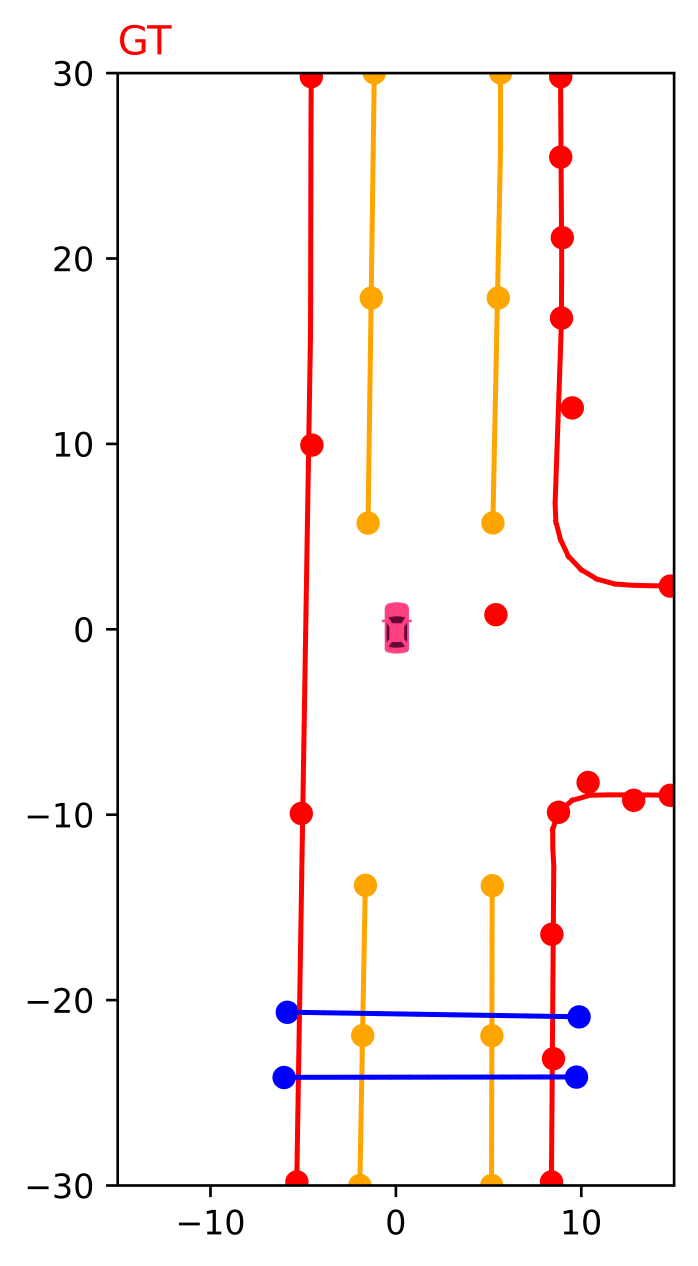
#> input picture visual_bezier/av2_images/GT.png, 3489 x 6327 px, found by its file name (shown at 1/5 size); the run also reads 1 picture not shown here
$ python con.py
#> lines starting #> are read from the running program, lines starting #| are printed output that depends on the picture
from PIL import Image
import cv2
import os.path as osp

sample_dir = "/home/sun/Bev/BeMapNet/visual_bezier"
gt_path = "/visual_bezier/av2_images/GT.png"
pred_path ="/home/sun/Bev/BeMapNet/visual_bezier/PRED_MAP_plot.png"
surroud_path ="/home/sun/Bev/BeMapNet/visual_bezier/surroud_view.jpg"

gt = cv2.imread(gt_path)
#> gt is the input picture: shape (6327, 3489, 3); mean B, G, R 243.3, 244, 250.1
pred = cv2.imread(pred_path)
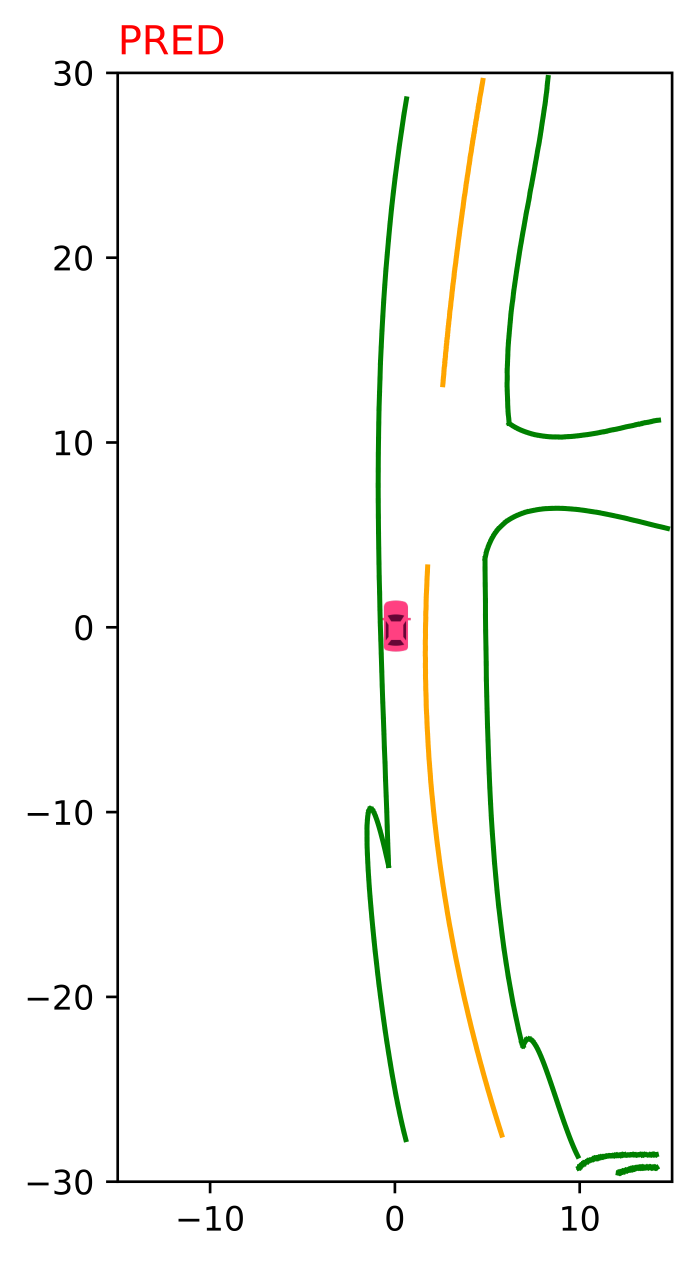
#> input picture visual_bezier/PRED_MAP_plot.png, 3480 x 6308 px, found by its file name (shown at 1/5 size)
#> pred is the input picture: shape (6308, 3480, 3); mean B, G, R 245.7, 248.4, 247.5
surroud = cv2.imread(surroud_path)

surroud_h, surroud_w, _ = surroud.shape
#> surroud_h = 4522; surroud_w = 8192
pred_h, pred_w, _ = pred.shape
#> pred_h = 6308; pred_w = 3480
resize_ratio = surroud_h / pred_h
#> resize_ratio = 0.717

resized_w = pred_w * resize_ratio
#> resized_w = 2494.7
resized_pred = cv2.resize(pred, (int(resized_w), int(surroud_h)))
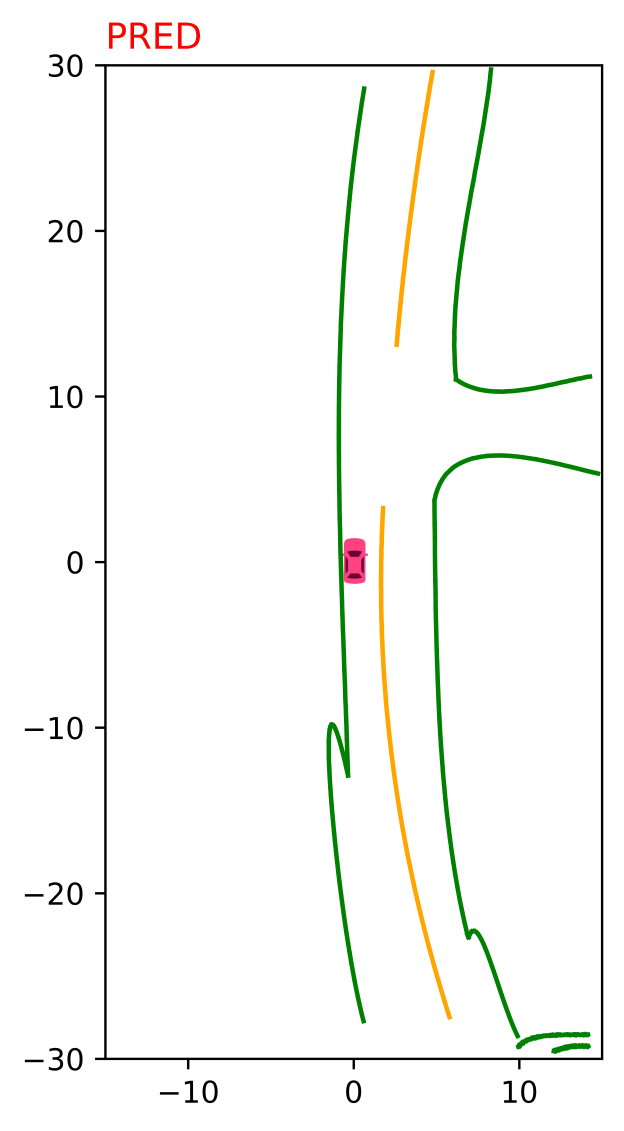
#> resized_pred: shape (4522, 2494, 3) (shown at 1/4 size); mean B, G, R 245.7, 248.4, 247.5
resized_gt_map_img = cv2.resize(gt, (int(resized_w), int(surroud_h)))
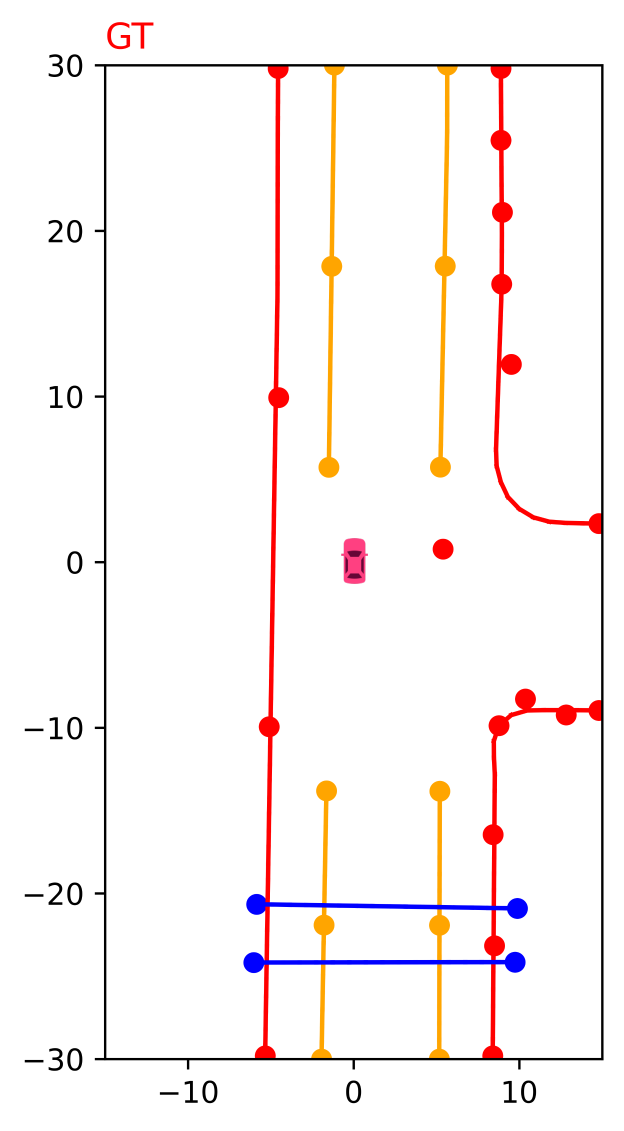
#> resized_gt_map_img: shape (4522, 2494, 3) (shown at 1/4 size); mean B, G, R 243.4, 244, 250.1


img = cv2.hconcat([surroud, resized_pred, resized_gt_map_img])

cams_img_path = osp.join(sample_dir, 'con.jpg')
cv2.imwrite(cams_img_path, img, [cv2.IMWRITE_JPEG_QUALITY, 100])
